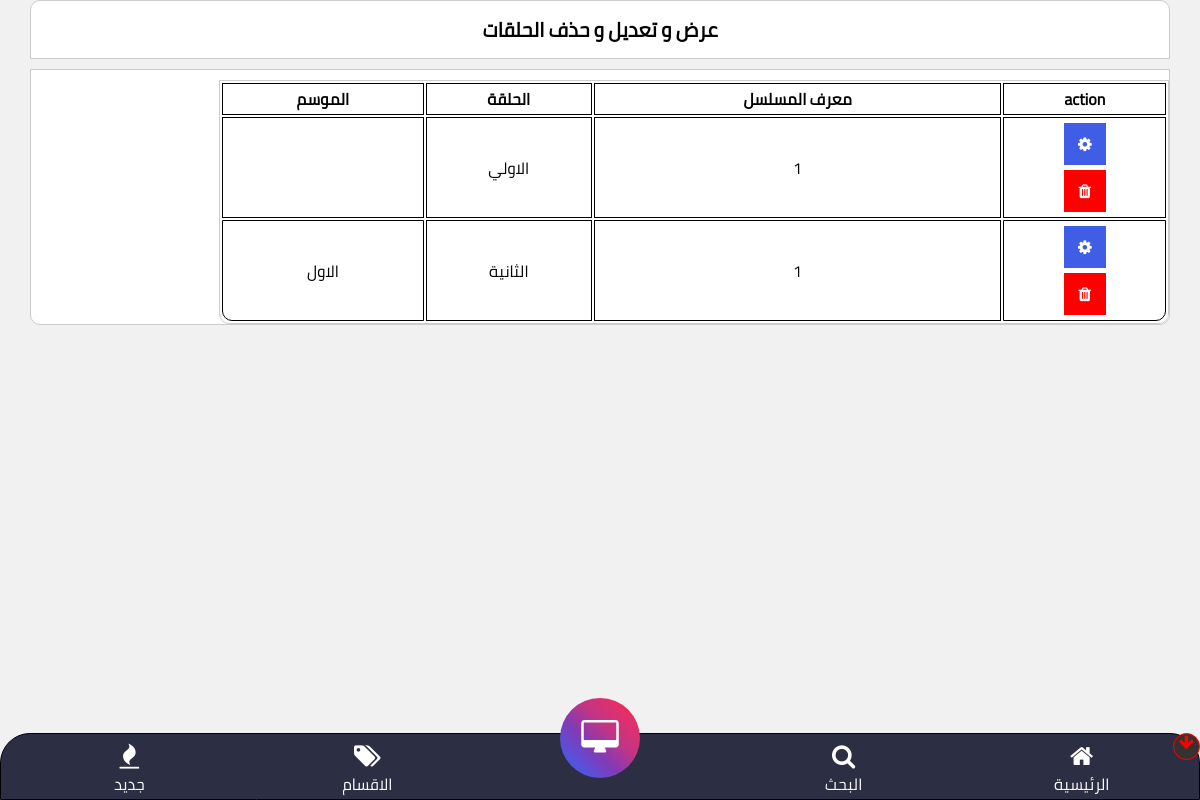
Screenshot of /controls/sh-epsode.php (signed in) with the database file from the repository.
### tables this page shows
CREATE TABLE `epsodes` (
  `EpsodeID` int(11) NOT NULL,
  `SeriesID` int(11) NOT NULL,
  `EpsodeNum` varchar(50) NOT NULL,
  `IsLast` varchar(10) NOT NULL,
  `Sesson` varchar(50) NOT NULL,
  `movie-volume1080` varchar(10) NOT NULL,
  `movie-volume720` varchar(10) NOT NULL,
  `movie-volume480` varchar(10) NOT NULL,
  `movie-volume360` varchar(10) NOT NULL,
  `movie-volume244` varchar(10) NOT NULL,
  `movie-volume144` varchar(10) NOT NULL,
  `movie-wurl1080` text NOT NULL,
  `movie-wurl720` text NOT NULL,
  `movie-wurl480` text NOT NULL,
  `movie-wurl360` text NOT NULL,
  `movie-wurl244` text NOT NULL,
  `movie-wurl144` text NOT NULL,
  `movie-durl1080` text NOT NULL,
  `movie-durl720` text NOT NULL,
  `movie-durl480` text NOT NULL,
  `movie-durl360` text NOT NULL,
  `movie-durl244` text NOT NULL,
  `movie-durl144` text NOT NULL
);

### controls/sh-epsode.php (the view, shortened to what this page needs)
<?php
require_once '../config.php';
include_once '../bottom-nav.php';
$sql = "SELECT * FROM epsodes";
$result = mysqli_query($conn, $sql);
if ($result->num_rows > 0) {
  echo '
    <div class="cont">
    <p class="title">عرض و تعديل و حذف الحلقات</p>
    <div class="table-box">
    <table>
    <tr>
      <th>action</th>
      <th>معرف المسلسل</th>
      <th>الحلقة</th>
      <th>الموسم</th>
    </tr>
  ';
  while ($row = $result->fetch_assoc()) {
    echo '
    <tr>
    <td>
      <span><a href="edit-epsode.php?' . $row["EpsodeID"] . '"><i class="fa fa-cog"></a></i></span>
      <span><a href="delete-epsode.php?' . $row["EpsodeID"] . '"><i class="fa fa-trash"></i></a></span>
    </td>
    <td>' . $row['SeriesID'] . '</td>
    <td>' . $row['EpsodeNum'] . '</td>
    <td>' . $row['Sesson'] . '</td>
  </tr>
    ';
  }
  echo '
  </table>
</div>
</div>
  ';
}
?>
<!DOCTYPE html>
<html lang="en">
<head>
  <link rel="stylesheet" href="css/sh-series.css">
</head>
<body>
</body>
</html>

### controls/css/normal.css (style rules this page uses)
html { line-height: 1.15; -webkit-text-size-adjust: 100%; }
body { margin: 0; }
a { background-color: transparent; }

### controls/css/sh-series.css (style rules this page uses)
body { background-color: #f1f1f1; direction: rtl; margin-bottom: 80px; }
.cont { width: 95%; margin: auto; }
.title { padding: 10px 0; text-align: center; font-weight: bold; font-size: 20px; border-top-right-radius: 10px; border-top-left-radius: 10px; border: 1px solid #ccc; background-color: #fff; }
table { margin-top: 10px; border: 1px solid #ccc; background-color: #fff; border-bottom-right-radius: 10px; border-bottom-left-radius: 10px; width: 100%; text-align: center; overflow: scroll; width: 950px; }
.table-box { margin-top: 10px; overflow: scroll; border: 1px solid #ccc; background-color: #fff; border-bottom-right-radius: 10px; border-bottom-left-radius: 10px; }
table td { border: 1px solid #000; }
table th { border: 1px solid #000; }
table tr:last-of-type td:last-of-type { border-bottom-left-radius: 10px; }
table tr:last-of-type td:first-of-type { border-bottom-right-radius: 10px; }
table td span { display: block; width: 40px; margin: 5px auto; height: 40px; line-height: 40px; background-color: #405de6; border: 1px solid #405de6; color: #fff; cursor: pointer; transition: all .3s; }
table td span a { color: #fff; display: block; width: 100%; height: 100%; }
table td span a i { line-height: 40px !important; }
table td span:last-of-type { background-color: #f00; border: 1px solid #f00; transition: all .3s; }

### bottom-nav.php (style rules this page uses)
* { padding: 0; margin: 0; }
html { line-height: unset; }
body { font-family: cairo, Arial, Helvetica, sans-serif; }
a { text-decoration: none; }

### rows the page displays
epsodes: SeriesID "1", EpsodeNum "الاولي"
epsodes: SeriesID "1", EpsodeNum "الثانية", Sesson "الاول"
